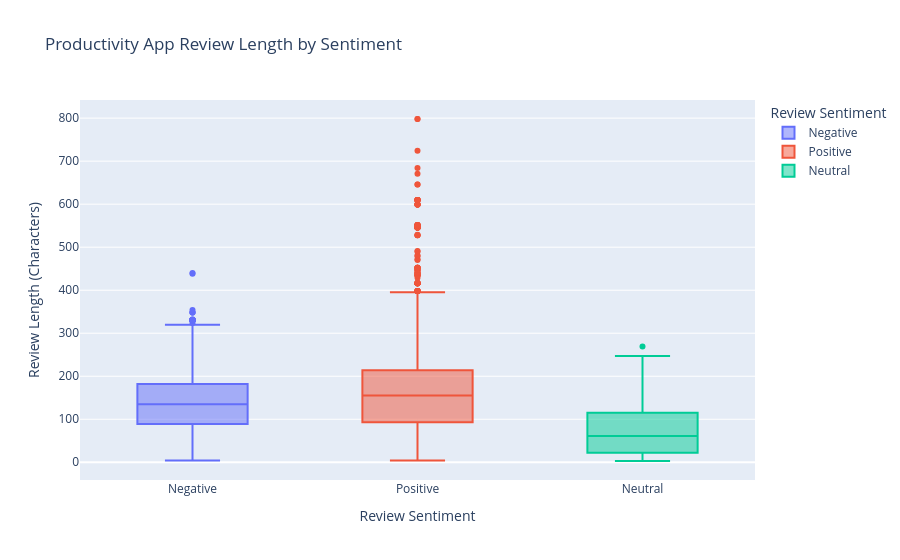

The notebook cell this image was saved under:
### Markdown cell above
## Productivity App Review Length by Sentiment
This box plot compares the distribution of review lengths between positive and negative productivity app reviews. Review length was calculated as the total number of characters in each translated review.

By comparing the distributions, this visualization helps determine whether users who are satisfied or dissatisfied with productivity applications tend to leave longer and more detailed feedback.

### Code cell
productivity_df["review_length"] = (
    productivity_df["Translated_Review"].str.len()
)

fig = px.box(
    productivity_df,
    x="Sentiment",
    y="review_length",
    color="Sentiment",
    title="Productivity App Review Length by Sentiment",
    labels={
        "review_length": "Review Length (Characters)",
        "Sentiment": "Review Sentiment"
    }
)

fig.update_layout(height=600)

fig.show()

### Figure 1 — Plotly figure (JSON) as saved in the notebook; plotly's stock layout.template omitted (floating-point values rounded to 4 significant figures; data arrays with more than 128 entries replaced by an {"elided": "..."} marker saying what was removed)
{"data": [{"alignmentgroup": "True", "hovertemplate": "Review Sentiment=%{x}<br>Review Length (Characters)=%{y}<extra></extra>", "legendgroup": "Negative", "marker": {"color": "#636efa"}, "name": "Negative", "notched": false, "offsetgroup": "Negative", "orientation": "v", "showlegend": true, "type": "box", "x": {"elided": "596 str values"}, "x0": " ", "xaxis": "x", "y": {"elided": "596 int values"}, "y0": " ", "yaxis": "y"}, {"alignmentgroup": "True", "hovertemplate": "Review Sentiment=%{x}<br>Review Length (Characters)=%{y}<extra></extra>", "legendgroup": "Positive", "marker": {"color": "#EF553B"}, "name": "Positive", "notched": false, "offsetgroup": "Positive", "orientation": "v", "showlegend": true, "type": "box", "x": {"elided": "2144 str values"}, "x0": " ", "xaxis": "x", "y": {"elided": "2144 int values"}, "y0": " ", "yaxis": "y"}, {"alignmentgroup": "True", "hovertemplate": "Review Sentiment=%{x}<br>Review Length (Characters)=%{y}<extra></extra>", "legendgroup": "Neutral", "marker": {"color": "#00cc96"}, "name": "Neutral", "notched": false, "offsetgroup": "Neutral", "orientation": "v", "showlegend": true, "type": "box", "x": {"elided": "381 str values"}, "x0": " ", "xaxis": "x", "y": {"elided": "381 int values"}, "y0": " ", "yaxis": "y"}], "layout": {"autosize": true, "boxmode": "overlay", "legend": {"title": {"text": "Review Sentiment"}, "tracegroupgap": 0}, "title": {"text": "Productivity App Review Length by Sentiment"}, "xaxis": {"anchor": "y", "autorange": true, "categoryarray": ["Negative", "Positive", "Neutral"], "categoryorder": "array", "domain": [0, 1], "range": [-0.5, 2.5], "title": {"text": "Review Sentiment"}, "type": "category"}, "yaxis": {"anchor": "x", "autorange": true, "domain": [0, 1], "range": [-41.17, 842.2], "title": {"text": "Review Length (Characters)"}, "type": "linear"}}}
